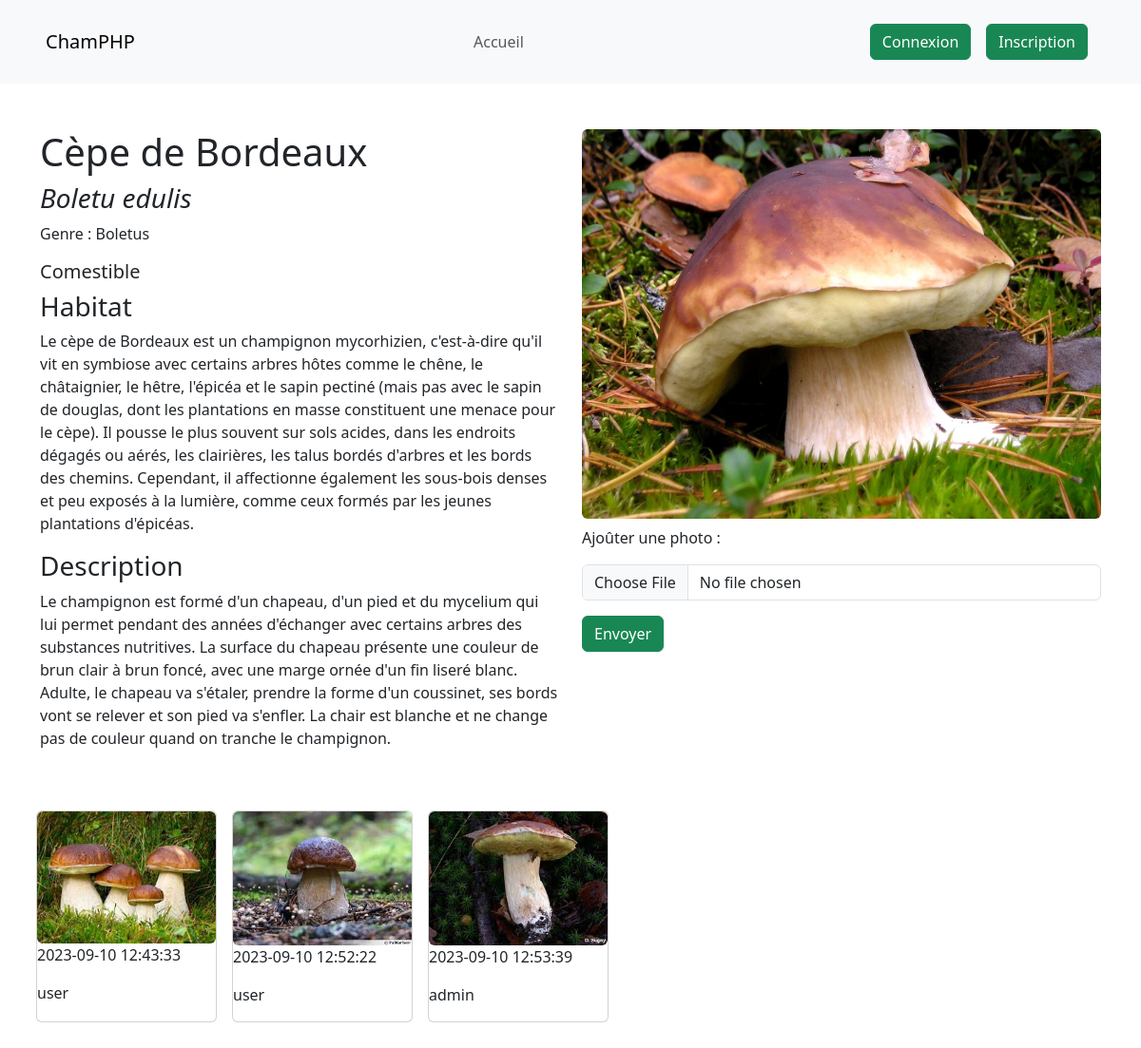
/mushrooms-details.php?id=2, run on the app's committed database.
### tables this page shows
CREATE TABLE IF NOT EXISTS `mushrooms` (
  `id` int NOT NULL AUTO_INCREMENT,
  `name` varchar(45) DEFAULT NULL,
  `latin_name` varchar(45) DEFAULT NULL,
  `genus` varchar(45) DEFAULT NULL,
  `habitat` text,
  `category` enum('Comestible','Indigeste','Toxique','Mortel') DEFAULT NULL,
  `description` mediumtext,
  `main_picture` varchar(255) NOT NULL,
  PRIMARY KEY (`id`)
);

CREATE TABLE IF NOT EXISTS `pictures` (
  `id` int NOT NULL AUTO_INCREMENT,
  `title` varchar(255) NOT NULL,
  `picture_path` varchar(255) DEFAULT NULL,
  `type` varchar(255) NOT NULL,
  `size` int DEFAULT NULL,
  `upload_date` timestamp NULL DEFAULT CURRENT_TIMESTAMP,
  `mushrooms_id` int NOT NULL,
  `users_id` int NOT NULL,
  PRIMARY KEY (`id`),
  KEY `fk_pictures_mushrooms1_idx` (`mushrooms_id`),
  KEY `fk_pictures_users1_idx` (`users_id`)
);

### classes/Mushroom.php (called while the page is built, shortened)
<?php
class Mushroom implements IgetData, IgetDataById
{
    private int $id;
    private string $name;
    private string $latinName;
    private string $genus;
    private string $habitat;
    private string $category;
    private string $description;
    private string $mainPicture;
    public function __construct($id, $name, $latinName, $genus, $habitat, $category, $description, $mainPicture)
    {
        $this->id = $id;
        $this->name = $name;
        $this->latinName = $latinName;
        $this->genus = $genus;
        $this->habitat = $habitat;
        $this->category = $category;
        $this->description = $description;
        $this->mainPicture = $mainPicture;
    }
    public static function getDataById(PDO $pdo, int $id): object
    {
        $stmt = $pdo->prepare("SELECT * FROM mushrooms WHERE id=?");
        $stmt->execute([$id]);
        $m = $stmt->fetch();
        return new self($m['id'], $m['name'], $m['latin_name'], $m['genus'], $m['habitat'], $m['category'], $m['description'], $m['main_picture']);
    }
    public function getId(): int
    {
        return $this->id;
    }
    public function getName(): string
    {
        return $this->name;
    }
    public function getLatinName(): string
    {
        return $this->latinName;
    }
    public function getGenus(): string
    {
        return $this->genus;
    }
    public function getHabitat(): string
    {
        return $this->habitat;
    }
    public function getCategory(): string
    {
        return $this->category;
    }
    public function getDescription(): string
    {
        return $this->description;
    }
    public function getMainPicture(): string
    {
        return $this->mainPicture;
    }
}

### classes/Picture.php (called while the page is built, shortened)
<?php
class Picture implements IgetData, IgetDataById
{
    private int $id;
    private string $path;
    private string $date;
    public function __construct(int $id, string $title, string $path, string $type, string $date, int $mushroomsId, int $usersId)
    {
        $this->id = $id;
        $this->path = $path;
        $this->date = $date;
    }
    public static function getPicturesByMushroomsId(PDO $pdo, int $mushroomsId): array
    {
        $stmt = $pdo->prepare("SELECT * FROM pictures WHERE mushrooms_id=?");
        $stmt->execute([$mushroomsId]);
        $picturesArr = $stmt->fetchAll();
        $pictures = [];
        foreach ($picturesArr as $p) {
            $pictures[] = new self($p['id'], $p['title'], $p['picture_path'], $p['type'], $p['upload_date'], $p['mushrooms_id'], $p['users_id']);
        }
        return $pictures;
    }
    public function getPicturesUsername(PDO $pdo): string
    {
        $picturesId = $this->id;
        $stmt = $pdo->prepare("SELECT username FROM users INNER JOIN pictures ON users.id = users_id WHERE pictures.id=:picturesId");
        $stmt->execute(['picturesId' => $picturesId]);
        $usernameArr = $stmt->fetch();
        return $usernameArr['username'];
    }
    public function getPath(): string
    {
        return $this->path;
    }
    public function getDate(): string
    {
        return $this->date;
    }
}

### layout/mush-details-template.php (the view, shortened to what this page needs)
<div class="row align-text-center">
    <div class="col-6">
        <h1><?php echo $mushroom->getName(); ?></h1>
        <h3><i><?php echo $mushroom->getLatinName(); ?></i></h3>
        <p>Genre : <?php echo $mushroom->getGenus(); ?></p>
        <h5><?php echo $mushroom->getCategory(); ?></h5>
        <h3>Habitat</h3>
        <p><?php echo $mushroom->getHabitat(); ?></p>
        <h3>Description</h3>
        <p><?php echo $mushroom->getDescription(); ?></p>
    </div>
    <div class="col-6">
        <img src="assets/pictures/<?php echo $mushroom->getMainPicture(); ?>" class="img-fluid rounded" alt="">
        <form method="POST" enctype="multipart/form-data">
            <div class="form-group">
                <label for="newPicture" class="my-2">Ajoûter une photo :</label>
                <input type="file" name="newPicture" class="form-control my-2" />
                <button type="submit" class="btn btn-success my-2" name="mushroomsId" value="<?php echo $mushroom->getId(); ?>">Envoyer</button>
            </div>
        </form>
    </div>
</div>

### mushrooms-details.php (shortened to what this page needs)
<?php
require_once 'layout/header.php';
require_once 'classes/Mushroom.php';
require_once 'classes/Picture.php';
require_once 'functions/db.php';
try {
    if (isset($_GET['id'])) {
        $mushroomsId = intval($_GET['id']);
        $pdo = getDbConnection();
        $mushroom = Mushroom::getDataById($pdo, $mushroomsId);
        $pictures = Picture::getPicturesByMushroomsId($pdo, $mushroomsId);
    }
} catch (PDOException) {
    $message = "Erreur lors de la requête";
} catch (Exception $ex) {
    $message = $ex->getMessage();
}
?>
<div class="container my-5">
<?php
    require_once 'layout/mush-details-template.php'; ?>
    <div class="row my-5">
    <?php foreach($pictures as $picture) {
        try {
            $username = $picture->getPicturesUsername($pdo);
        } catch(PDOException) {
            echo "Erreur lors de la requête";
            exit;
        }
        require 'layout/pictures-list-template.php';
    } ?>
    </div>
</div>

### layout/pictures-list-template.php
<div class="card col-2 px-0 mx-2">
    <img class="card-img-top img-fluid rounded" src="assets/uploads/<?php echo $picture->getPath(); ?>" alt="">
    <div class="justify-content-between">
        <p><?php echo $picture->getDate(); ?></p>
        <p><?php echo $username; ?></p>
    </div>
</div>

### data on the page
mushrooms: name "Cèpe de Bordeaux", latin_name "Boletu edulis", genus "Boletus", category "Comestible", habitat "Le cèpe de Bordeaux est un champignon mycorhizien, c'est-à-dire qu'il vit en symbiose avec certains arbres hôtes comme le chêne, le châtaignier, le hêtre, l'épicéa et le sapin pectiné (mais pas avec le sapin de douglas, dont les plantations en masse constituent une menace pour le cèpe). Il pousse le plus souvent sur sols acides, dans les endroits dégagés ou aérés, les clairières, les talus bordés d'arbres et les bords des chemins. Cependant, il affectionne également les sous-bois denses et peu exposés à la lumière, comme ceux formés par les jeunes plantations d'épicéas.", description "Le champignon est formé d'un chapeau, d'un pied et du mycelium qui lui permet pendant des années d'échanger avec certains arbres des substances nutritives. La surface du chapeau présente une couleur de brun clair à brun foncé, avec une marge ornée d'un fin liseré blanc. Adulte, le chapeau va s'étaler, prendre la forme d'un coussinet, ses bords vont se relever et son pied va s'enfler. La chair est blanche et ne change pas de couleur quand on tranche le champignon.", main_picture (picture)
pictures: picture_path (picture), upload_date "2023-09-10 12:43:33", username "user"
pictures: picture_path (picture), upload_date "2023-09-10 12:52:22", username "user"
pictures: picture_path (picture), upload_date "2023-09-10 12:53:39", username "admin"
